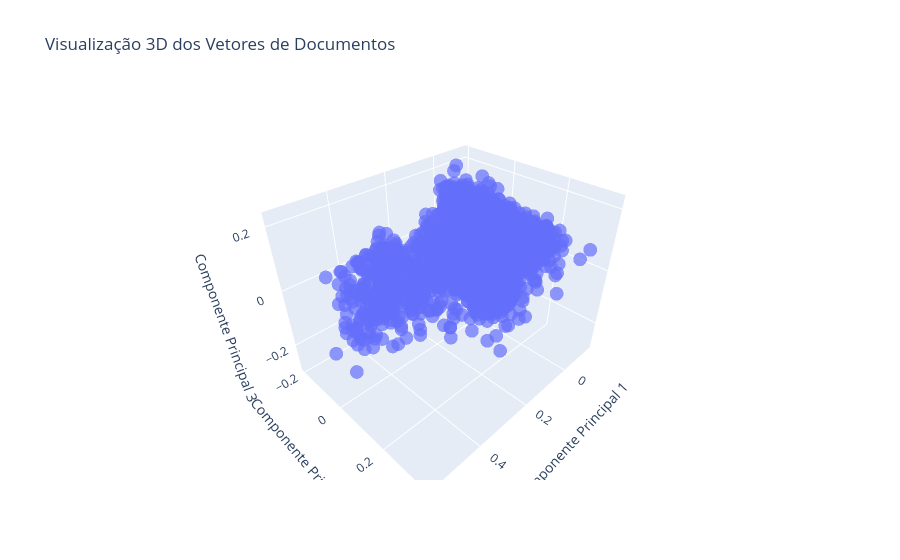

This figure's notebook cell:
### Code cell
grafico3D(x_tf_idf_token)

### Figure 1 — Plotly figure (JSON) as saved in the notebook; plotly's stock layout.template omitted (floating-point values rounded to 4 significant figures; data arrays with more than 128 entries replaced by an {"elided": "..."} marker saying what was removed)
{"data": [{"hovertemplate": "x=%{x}<br>y=%{y}<br>z=%{z}<extra></extra>", "legendgroup": "", "marker": {"color": "#636efa", "opacity": 0.7, "symbol": "circle"}, "mode": "markers", "name": "", "scene": "scene", "showlegend": false, "type": "scatter3d", "x": {"elided": "9838 float values"}, "y": {"elided": "9838 float values"}, "z": {"elided": "9838 float values"}}], "layout": {"legend": {"tracegroupgap": 0}, "scene": {"domain": {"x": [0, 1], "y": [0, 1]}, "xaxis": {"title": {"text": "Componente Principal 1"}}, "yaxis": {"title": {"text": "Componente Principal 2"}}, "zaxis": {"title": {"text": "Componente Principal 3"}}}, "title": {"text": "Visualização 3D dos Vetores de Documentos"}}}
